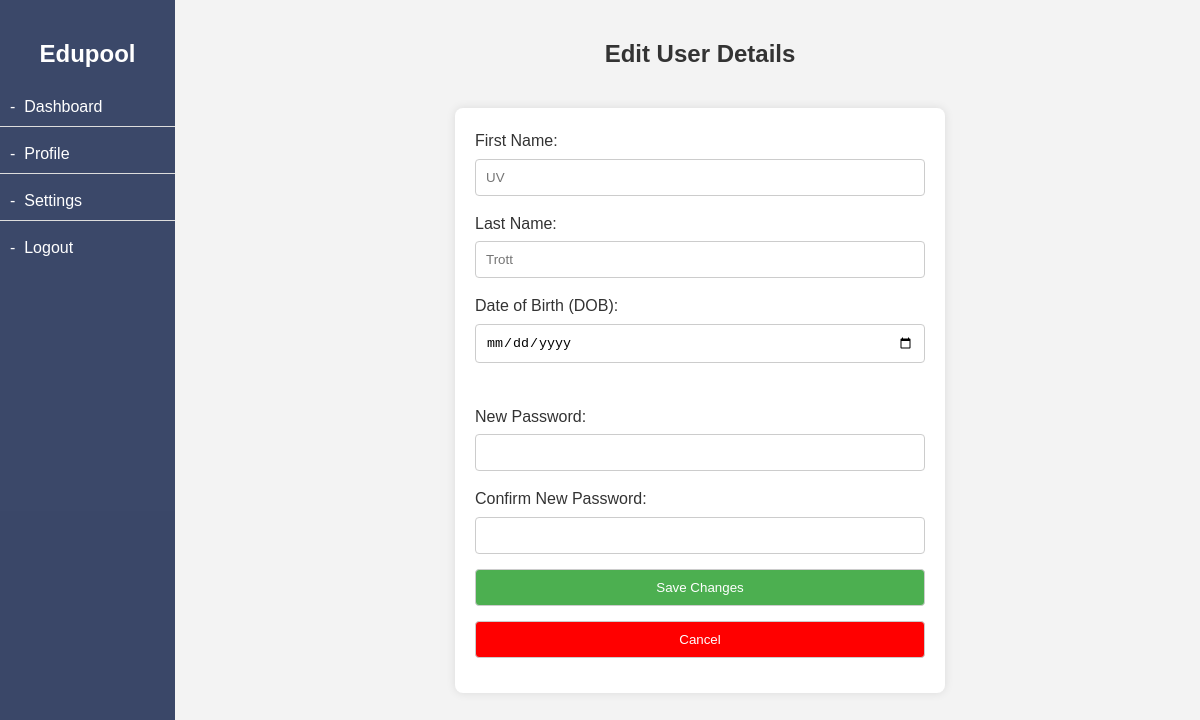
The page /editDetails (signed in) on the database as committed earlier.
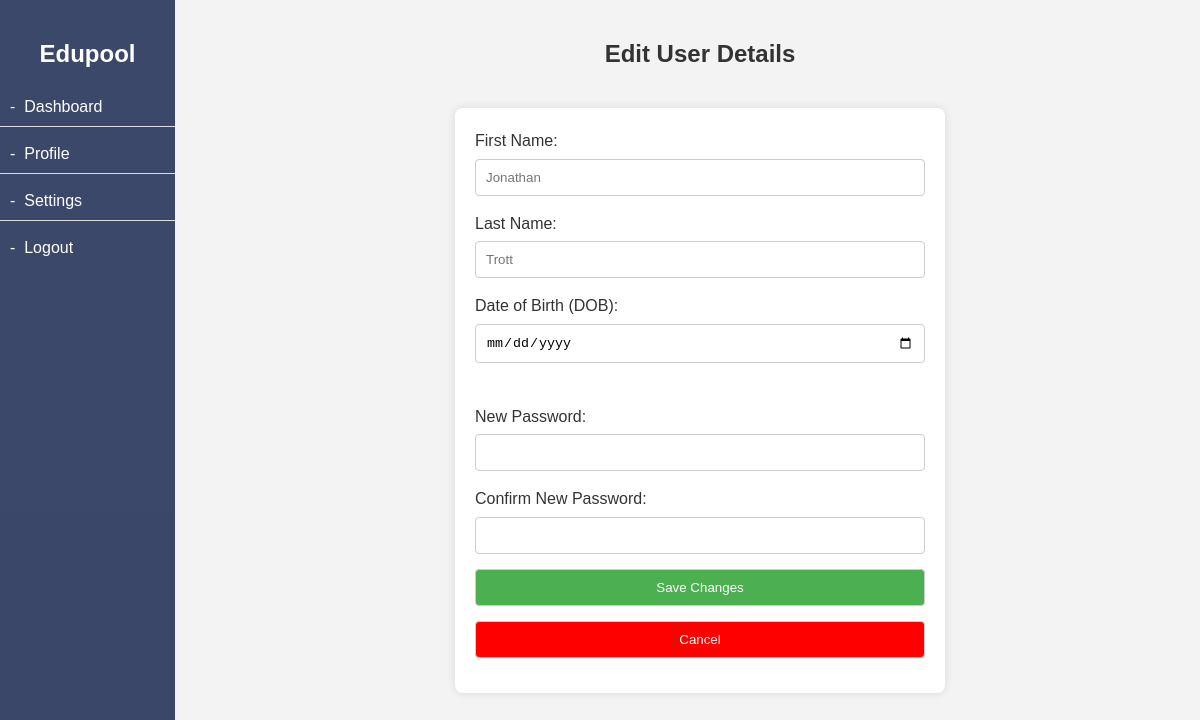
The same page on the database as committed later.
### website/models.py (models this page shows)
class User(db.Model, UserMixin):
    __tablename__ = 'users'
    id=db.Column(db.Integer, primary_key=True)
    username = db.Column(db.String(150), unique = True) #email for username
    password=db.Column(db.String(150))
    first_name = db.Column(db.String(150))
    last_name = db.Column(db.String(150))
    DOB =  db.Column(db.String(150))
    user_type = db.Column(db.String(50))

### website/views.py (the view, shortened to what this page needs)
@views.route('/editDetails', methods=['GET', 'POST'])
@login_required
def edit_details():
     return render_template("EditDetails.html", user=current_user)

### website/__init__.py (called while the page is built)
def create_app():
    app = Flask(__name__)
    app.config['SECRET_KEY'] = 'gvfvsvf'
    app.config["SQLALCHEMY_DATABASE_URI"]= f"sqlite:///{DB_NAME}"
    db.init_app(app)
    from .views import views
    from .auth import auth
    app.register_blueprint(views, url_prefix='/')
    app.register_blueprint(auth, url_prefix='/')
    from .models import User
    create_database(app)
    login_manager = LoginManager()
    login_manager.login_view = 'auth.login'
    login_manager.init_app(app)
    @login_manager.user_loader
    def load_user(id):
        return User.query.get(int(id))
    return app

### website/templates/EditDetails.html (shortened to what this page needs)
<!DOCTYPE html>
<html lang="en">
<head>
</head>
<body>
    {% include 'sidebar.html' %}
    <div class="main-content">
        <h2>Edit User Details</h2>
    <div class="container">
    <form id="editUserDetailsForm" method="post" action="{{ url_for('views.edit_details') }}">
        <label for="firstName">First Name:</label>
        <input type="text" id="firstName" name="firstName" placeholder="{{ current_user.first_name }}" >
        <label for="lastName">Last Name:</label>
        <input type="text" id="lastName" name="lastName" placeholder="{{ current_user.last_name}}">
         <label for="dob">Date of Birth (DOB):</label>
         <input type="date" id="dob" name="dob" placeholder="{{ current_user.dob }}"  >
         <br><br>
        <label for="password">New Password:</label>
        <input type="password" id="password" name="password"  >
        <label for="confirmPassword">Confirm New Password:</label>
        <input type="password" id="confirmPassword" name="confirmPassword" >
        <input type="submit" value="Save Changes" >
        <input type="button" value="Cancel" onClick="cancelEdit()">
    </form>
    </div>
</div>
</body>
</html>

Rows that differ between the two databases and show on the page:
changed User "Trott": firstName "UV" → "Jonathan"
